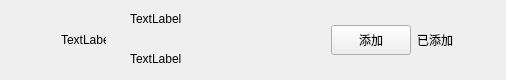
<?xml version="1.0" encoding="UTF-8"?>
<ui version="4.0">
 <class>ApplyFriendItem</class>
 <widget class="QWidget" name="ApplyFriendItem">
  <property name="geometry">
   <rect>
    <x>0</x>
    <y>0</y>
    <width>506</width>
    <height>80</height>
   </rect>
  </property>
  <property name="maximumSize">
   <size>
    <width>16777215</width>
    <height>80</height>
   </size>
  </property>
  <property name="windowTitle">
   <string>Form</string>
  </property>
  <layout class="QHBoxLayout" name="horizontalLayout">
   <property name="topMargin">
    <number>0</number>
   </property>
   <property name="rightMargin">
    <number>0</number>
   </property>
   <property name="bottomMargin">
    <number>0</number>
   </property>
   <item>
    <spacer name="horizontalSpacer">
     <property name="orientation">
      <enum>Qt::Orientation::Horizontal</enum>
     </property>
     <property name="sizeType">
      <enum>QSizePolicy::Policy::Fixed</enum>
     </property>
     <property name="sizeHint" stdset="0">
      <size>
       <width>50</width>
       <height>20</height>
      </size>
     </property>
    </spacer>
   </item>
   <item>
    <widget class="QLabel" name="icon_lb">
     <property name="minimumSize">
      <size>
       <width>45</width>
       <height>45</height>
      </size>
     </property>
     <property name="maximumSize">
      <size>
       <width>45</width>
       <height>45</height>
      </size>
     </property>
     <property name="text">
      <string>TextLabel</string>
     </property>
    </widget>
   </item>
   <item>
    <widget class="QWidget" name="widget" native="true">
     <layout class="QHBoxLayout" name="horizontalLayout_2">
      <property name="topMargin">
       <number>2</number>
      </property>
      <property name="bottomMargin">
       <number>2</number>
      </property>
      <item>
       <widget class="QWidget" name="widget_2" native="true">
        <layout class="QVBoxLayout" name="verticalLayout">
         <property name="spacing">
          <number>10</number>
         </property>
         <property name="topMargin">
          <number>2</number>
         </property>
         <property name="bottomMargin">
          <number>2</number>
         </property>
         <item>
          <widget class="QLabel" name="user_name_lb">
           <property name="minimumSize">
            <size>
             <width>100</width>
             <height>30</height>
            </size>
           </property>
           <property name="maximumSize">
            <size>
             <width>200</width>
             <height>30</height>
            </size>
           </property>
           <property name="text">
            <string>TextLabel</string>
           </property>
          </widget>
         </item>
         <item>
          <widget class="QLabel" name="user_chat_lb">
           <property name="minimumSize">
            <size>
             <width>100</width>
             <height>30</height>
            </size>
           </property>
           <property name="maximumSize">
            <size>
             <width>200</width>
             <height>30</height>
            </size>
           </property>
           <property name="text">
            <string>TextLabel</string>
           </property>
          </widget>
         </item>
        </layout>
       </widget>
      </item>
      <item>
       <spacer name="horizontalSpacer_3">
        <property name="orientation">
         <enum>Qt::Orientation::Horizontal</enum>
        </property>
        <property name="sizeHint" stdset="0">
         <size>
          <width>40</width>
          <height>20</height>
         </size>
        </property>
       </spacer>
      </item>
      <item>
       <widget class="ClickedBtn" name="addBtn">
        <property name="minimumSize">
         <size>
          <width>80</width>
          <height>30</height>
         </size>
        </property>
        <property name="maximumSize">
         <size>
          <width>80</width>
          <height>30</height>
         </size>
        </property>
        <property name="text">
         <string>添加</string>
        </property>
       </widget>
      </item>
      <item>
       <widget class="QLabel" name="already_add_lb">
        <property name="minimumSize">
         <size>
          <width>40</width>
          <height>0</height>
         </size>
        </property>
        <property name="text">
         <string>已添加</string>
        </property>
       </widget>
      </item>
      <item>
       <spacer name="horizontalSpacer_2">
        <property name="orientation">
         <enum>Qt::Orientation::Horizontal</enum>
        </property>
        <property name="sizeType">
         <enum>QSizePolicy::Policy::Fixed</enum>
        </property>
        <property name="sizeHint" stdset="0">
         <size>
          <width>40</width>
          <height>20</height>
         </size>
        </property>
       </spacer>
      </item>
     </layout>
    </widget>
   </item>
  </layout>
 </widget>
 <customwidgets>
  <customwidget>
   <class>ClickedBtn</class>
   <extends>QPushButton</extends>
   <header location="global">clickedbtn.h</header>
  </customwidget>
 </customwidgets>
 <resources/>
 <connections/>
</ui>
